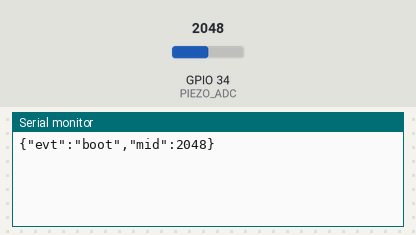
A sketch run on a simulated ESP32. Shown: the last lines printed to the serial monitor. The test bench sets the inputs (shaded band); at power-on: GPIO 34 (PIEZO_ADC) = 2048 (analog values on the 0–4095 scale).

Above: at 1.2 s.
1.3 s: GPIO 34 (PIEZO_ADC) set to 2118
At 2.6 s:
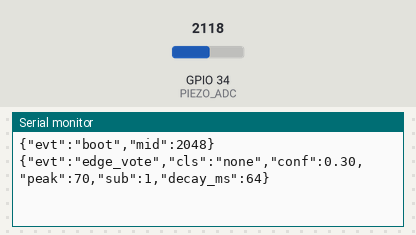
4.3 s: GPIO 34 (PIEZO_ADC) set to 2866
At 5.1 s:
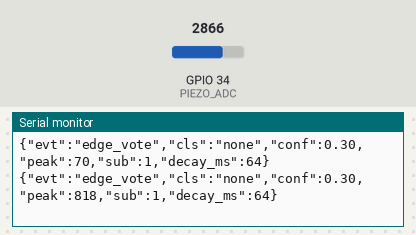

Measured:
- the behaviour switches between 2087 and 2088 on GPIO 34 (PIEZO_ADC) (found by bisection; images 0 and 1)
- after the input at 1.3 s, the serial monitor: prints a new line after 0.31 s (image 1)
- after the input at 4.3 s, the serial monitor: prints a new line after 0.35 s (image 2)

The sketch:

cleansense_b.ino
```cpp
// CleanSense ESP32 "B": piezo edge vote. ADVISORY ONLY, it never moves a motor and never
// decides "clean". It listens on GPIO 34 (ADC1_CH6, input only) through the bias network in
// INTEGRATION.md §3d, captures one 64 ms window after each impact, classifies it with the
// RULE BASELINE in piezo_rules.h, and prints one JSON line per impact.
//
// Serial protocol (115200 baud, JSON lines, laptop -> B):
//   vote        -> reply with the latest vote, or cls "none" conf 0.00 if none yet
// B -> laptop:
//   {"evt":"boot","mid":2048}                          once at start-up
//   {"evt":"edge_vote","cls":"hard|dry|none","conf":0.80,"peak":N,"sub":N,"decay_ms":N}
//
// Mid-rail is measured at boot over 256 quiet samples, so the bias network does not have
// to be exactly 1.65 V. Keep the piezo still during the first second after power-up.
#include "piezo_features.h"
#include "piezo_rules.h"

static const int PIEZO_ADC = 34;     // ESP32 B only: input-only pin, never drive it
static const int TRIGGER = 40;       // counts from mid-rail that start a capture (= NOISE_FLOOR)
static const int WINDOW = 256;       // piezo::SAMPLE_HZ * 64 ms
static const int COOLDOWN = 1000;    // samples (250 ms) after a capture before re-arming
static const unsigned long SAMPLE_US = 1000000UL / piezo::SAMPLE_HZ;

static int16_t window_buf[WINDOW];
static int mid = 2048;
static bool have_vote = false;
static piezo::Vote last_vote{"none", 0};
static piezo::Features last_feat{};

static void emit_vote(const piezo::Vote& v, const piezo::Features& f) {
  char buf[200];
  // conf printed from the integer percent so the text is identical on host and chip
  snprintf(buf, sizeof buf,
           "{\"evt\":\"edge_vote\",\"cls\":\"%s\",\"conf\":%d.%02d,\"peak\":%ld,\"sub\":%ld,\"decay_ms\":%ld}",
           v.cls, v.conf_pct / 100, v.conf_pct % 100,
           (long)f.peak, (long)f.sub_impacts, (long)f.decay_ms);
  Serial.print(buf);
  Serial.print('\n');
}

static void measure_mid() {
  long sum = 0;
  for (int i = 0; i < WINDOW; i++) {
    sum += analogRead(PIEZO_ADC);
    delayMicroseconds(SAMPLE_US);
  }
  mid = (int)(sum / WINDOW);
}

void setup() {
  Serial.begin(115200);
  analogReadResolution(12);
  pinMode(PIEZO_ADC, INPUT);
  measure_mid();
  char buf[64];
  snprintf(buf, sizeof buf, "{\"evt\":\"boot\",\"mid\":%d}", mid);
  Serial.print(buf);
  Serial.print('\n');
}

static void handle_line(const String& s) {
  if (s.indexOf("vote") >= 0) {
    if (have_vote) emit_vote(last_vote, last_feat);
    else emit_vote(piezo::Vote{"none", 0}, piezo::Features{});
  }
}

void loop() {
  static unsigned long next_us = 0;
  static int cooldown = 0;
  static int capturing = -1;  // -1 idle, else index into window_buf

  while (Serial.available()) {
    String s = Serial.readStringUntil('\n');
    handle_line(s);
  }

  unsigned long now = micros();
  if ((long)(now - next_us) < 0) return;  // pace to SAMPLE_HZ
  next_us = now + SAMPLE_US;

  int x = analogRead(PIEZO_ADC) - mid;
  if (cooldown > 0) { cooldown--; return; }

  if (capturing < 0 && (x >= TRIGGER || x <= -TRIGGER)) capturing = 0;
  if (capturing >= 0) {
    window_buf[capturing++] = (int16_t)x;
    if (capturing == WINDOW) {
      last_feat = piezo::extract(window_buf, WINDOW);
      last_vote = piezo::classify(last_feat);
      have_vote = true;
      emit_vote(last_vote, last_feat);
      capturing = -1;
      cooldown = COOLDOWN;
    }
  }
}
```

piezo_features.h
```cpp
// CleanSense ESP32 "B": impact features from one piezo window. Integer math only, so the
// same numbers come out on the host test and on the chip. Pure functions, no hardware access.
//
// Window: ADC1 samples at 4 kHz, centred on mid-rail before this call (raw ADC minus mid).
// Output feeds the edge vote. It is ADVISORY: the laptop fuses it, it never decides "clean".
#pragma once
#include <stddef.h>
#include <stdint.h>

namespace piezo {

constexpr int SAMPLE_HZ = 4000;        // 256 samples = 64 ms window
constexpr int NOISE_FLOOR = 40;        // counts; below this the window holds no impact
constexpr int SUB_HIGH_PCT = 30;       // a sub-impact starts when |x| reaches 30% of the peak
constexpr int SUB_REARM_PCT = 15;      // ...and re-arms only after |x| falls back under 15%
constexpr int DECAY_PCT = 10;          // decay time: until the envelope drops under 10% of the peak
constexpr int ENV_HALF = 8;            // envelope = max |x| over +-8 samples (~4 ms), so the
                                       // carrier's zero crossings do not end a burst early

struct Features {
  int32_t peak;            // max |x| in counts
  int32_t decay_ms;        // time from peak until |x| < 10% of peak (window length if never)
  int32_t zero_crossings;  // sign changes in the window
  int32_t band_permille;   // energy of first difference / energy of x, x1000 (high-frequency share)
  int32_t sub_impacts;     // separate bursts above 30% of peak, with hysteresis
  int32_t has_impact;      // 1 when peak >= NOISE_FLOOR
};

inline int32_t absi(int32_t v) { return v < 0 ? -v : v; }

// envelope at sample i: max |x| in a centred window (computed on the fly, no buffer)
inline int32_t envelope(const int16_t* x, size_t n, size_t i) {
  size_t lo = i >= (size_t)ENV_HALF ? i - ENV_HALF : 0;
  size_t hi = i + ENV_HALF < n ? i + ENV_HALF : n - 1;
  int32_t m = 0;
  for (size_t j = lo; j <= hi; j++) {
    int32_t a = absi(x[j]);
    if (a > m) m = a;
  }
  return m;
}

inline Features extract(const int16_t* x, size_t n, int sample_hz = SAMPLE_HZ) {
  Features f = {0, 0, 0, 0, 0, 0};
  if (x == nullptr || n < 2) return f;

  // peak (raw) and its index
  int32_t peak = 0;
  size_t ip = 0;
  for (size_t i = 0; i < n; i++) {
    int32_t a = absi(x[i]);
    if (a > peak) { peak = a; ip = i; }
  }
  f.peak = peak;
  if (peak < NOISE_FLOOR) return f;  // no impact: other fields stay at their "nothing" values
  f.has_impact = 1;

  // decay: samples after the peak until the envelope is under DECAY_PCT of the peak
  size_t end = n;
  for (size_t i = ip + 1; i < n; i++) {
    if (envelope(x, n, i) * 100 < peak * DECAY_PCT) { end = i; break; }
  }
  f.decay_ms = (int32_t)(((int64_t)(end - ip)) * 1000 / sample_hz);

  // zero crossings
  int32_t zc = 0;
  for (size_t i = 1; i < n; i++) {
    if ((x[i - 1] < 0 && x[i] >= 0) || (x[i - 1] >= 0 && x[i] < 0)) zc++;
  }
  f.zero_crossings = zc;

  // band share: energy of the first difference over energy of the signal
  int64_t e_x = 0, e_d = 0;
  for (size_t i = 0; i < n; i++) e_x += (int64_t)x[i] * x[i];
  for (size_t i = 1; i < n; i++) {
    int64_t d = (int64_t)x[i] - x[i - 1];
    e_d += d * d;
  }
  if (e_x > 0) {
    int64_t share = e_d * 1000 / e_x;
    f.band_permille = (int32_t)(share > 1000000 ? 1000000 : share);
  }

  // sub-impacts with hysteresis on the envelope
  const int32_t hi = peak * SUB_HIGH_PCT / 100;
  const int32_t lo = peak * SUB_REARM_PCT / 100;
  bool armed = true;
  int32_t bursts = 0;
  for (size_t i = 0; i < n; i++) {
    int32_t a = envelope(x, n, i);
    if (armed && a >= hi) { bursts++; armed = false; }
    else if (!armed && a < lo) { armed = true; }
  }
  f.sub_impacts = bursts;
  return f;
}

}  // namespace piezo
```

piezo_rules.h
```cpp
// CleanSense ESP32 "B": RULE BASELINE on the piezo features. No trained model, no measured
// accuracy. Every threshold below is an uncalibrated placeholder and is named so it can be
// replaced by measured values later. ADVISORY ONLY: the laptop fuses the vote, and fusion
// can only make a run more careful (see edge.py).
//
// Rules, first match wins:
//   no impact in the window                          -> none  0.00
//   peak >= HARD_PEAK and decay <= HARD_DECAY_MS     -> hard  0.80 (safety-biased: a sharp,
//                                                        high impact routes to human only)
//   sub_impacts >= DRY_MIN_BURSTS                    -> dry   0.50 (below MIN_CONF 0.70, so it
//                                                        cannot choose a plan by itself)
//   any other impact                                 -> none  0.30
// LIQUID IS NOT DETECTED. Nothing in the piezo features separates a liquid spill from a
// quiet window, so this baseline never reports "liquid". The laptop uses the operator's
// answer for liquid.
#pragma once
#include <stdint.h>

#include "piezo_features.h"

namespace piezo {

constexpr int32_t HARD_PEAK = 2000;      // counts above mid-rail (placeholder, uncalibrated)
constexpr int32_t HARD_DECAY_MS = 20;    // a sharp strike dies away within this (placeholder)
constexpr int32_t DRY_MIN_BURSTS = 2;    // separate bursts that suggest granular debris (placeholder)

struct Vote {
  const char* cls;  // "hard" | "dry" | "none"
  int conf_pct;     // 0..100, integer so the host and the chip print the same text
};

inline Vote classify(const Features& f) {
  if (!f.has_impact) return {"none", 0};
  if (f.peak >= HARD_PEAK && f.decay_ms <= HARD_DECAY_MS) return {"hard", 80};
  if (f.sub_impacts >= DRY_MIN_BURSTS) return {"dry", 50};
  return {"none", 30};
}

}  // namespace piezo
```
